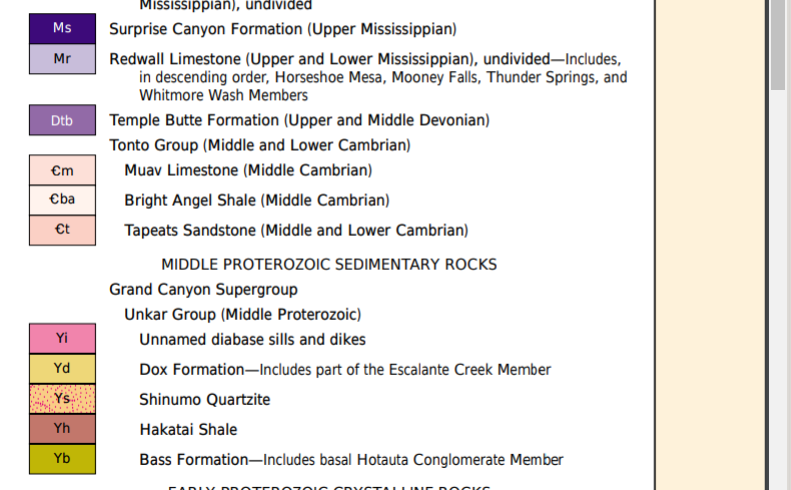
#> input picture Articles/North-Kaibab/layers-screenshot-1.png, 791 x 490 px; its folder holds 2 pictures in this run
$ python crop_legends.py
#> lines starting #> are read from the running program, lines starting #| are printed output that depends on the picture
from PIL import Image

x0, x1 = 28, 628
h = 30
def r(y0, dx=0):
    return (x0+dx,y0, x1+dx,y0+h)
plan = [
    #(1, 'Mr', (x0,13+30, x1,104)),
    (1, 'Mr', r(13+30)),
    (1, 'Dtb', r(105)),
    (1, 'Cm', r(155)),
    (1, 'Cba', r(155+h)),
    (1, 'Ct', r(155+2*h)),
    (1, 'Yi', r(354-h)),
    (1, 'Yd', r(354)),
    (1, 'Ys', r(354+h)),
    (1, 'Yh', r(354+h*2)),
    (1, 'Yb', r(354+h*3)),
    (2, 'Xgr', r(77, 1)),
    (2, 'Xv', r(195, 1)),
    (2, 'Xbr', r(195+h, 1)),
    (2, 'Xr', r(195+2*h, 1)),
]
for n, name, coords in plan:
    im = Image.open(f'layers-screenshot-{n}.png')
#> im is the input picture: PIL image 791x490 RGB; mean R, G, B 236.2, 232.4, 228.5
    rect = im.crop(coords)
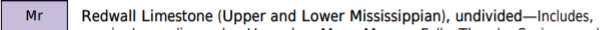
#> rect: PIL image 600x30 RGB; mean R, G, B 220.1, 218.8, 221.8
    data = list(rect.getdata(0))
#> data = 18000 values, max 255 at index 69, min 3 at index 67, mean 220.1

    # At which x coordinate does the text label start?
    w = rect.width
#> w = 600
    h = rect.height
#> h = 30
    xhist = [
        min(data[x::w])
        for x in range(w)
    ]
#> xhist = 600 values, max 255 at index 69, min 3 at index 67, mean 94.95
    for x in range(72, w):
        if xhist[x] < 255:
            break

    # Move the text left so the gap between color and text is uniform.
    text = rect.crop((x,0, w,h))
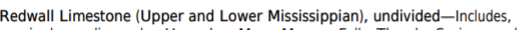
#> text: PIL image 518x30 RGB; mean R, G, B 224.3, 224.2, 224.1
    rect.paste(text, (80,0))
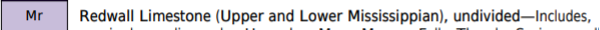
#> rect: PIL image 600x30 RGB; mean R, G, B 220, 218.7, 221.8

    rect.save('legend-' + name + '.png')
